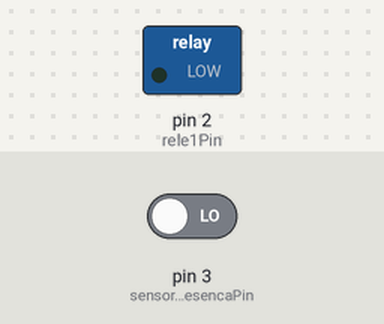
A sketch run on a simulated Arduino Uno, built with avr-gcc and run on an emulated ATmega328P. On the bench: switched loads named in the sketch (green lamp = pin HIGH). Inputs (shaded band) come from the test bench; at power-on: pin 3 (sensorPresencaPin) LOW.

Above: at 1.2 s.
1.3 s: pin 3 (sensorPresencaPin) driven HIGH
At 1.6 s:
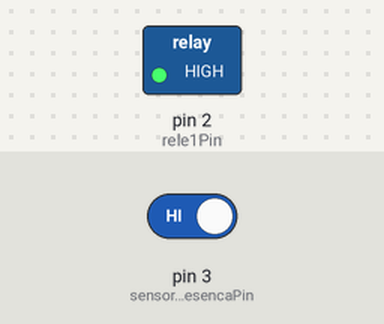
Timing chart, 0 to 4.3 s (numbered marks = the images above; inputs shaded):
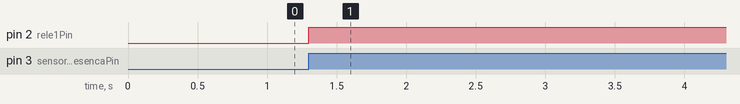

Measured:
- after the input at 1.3 s, pin 2 (rele1Pin): LOW → HIGH at once

The sketch:

Automa.ino
```cpp
// Inclui a biblioteca para comunicação Arduino
#include <Arduino.h>

// Define os pinos para os relés e o sensor de movimento
const int rele1Pin = 2; // Pino para controlar o primeiro dispositivo (por exemplo, luz)
const int sensorPresencaPin = 3; // Pino para o sensor de presença

// Variável para armazenar o estado do sensor de presença
int estadoSensorPresenca = 0;

void setup() {
  // Define os pinos como saídas ou entradas
  pinMode(rele1Pin, OUTPUT);
  pinMode(sensorPresencaPin, INPUT);

  // Inicialmente, desliga o dispositivo (luz)
  digitalWrite(rele1Pin, LOW);

  // Inicializa a comunicação serial
  Serial.begin(9600);
}

void loop() {
  // Lê o estado do sensor de presença
  estadoSensorPresenca = digitalRead(sensorPresencaPin);

  // Se movimento for detectado (sensor de presença ativado)
  if (estadoSensorPresenca == HIGH) {
    // Liga o dispositivo (luz)
    digitalWrite(rele1Pin, HIGH);

    // Imprime mensagem indicando que o movimento foi detectado e a luz está ligada
   // Serial.println("Movimento detectado! Luz ligada.");

    // Aguarda um curto período para evitar múltiplos acionamentos
    delay(5000);
  } else {
    // Desliga o dispositivo (luz)
    digitalWrite(rele1Pin, LOW);
  }
}
```
